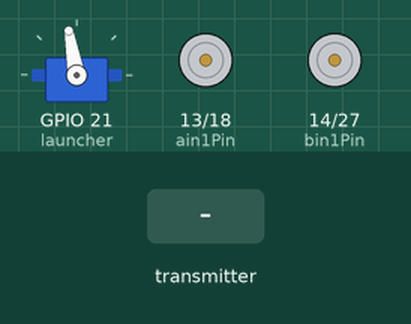
Simulated run of this sketch. Board: ESP32. Shown: servo, motor-driver pin pairs drawn as motors (green arrow = first pin HIGH = forward, orange = second pin HIGH = backward, longer = more drive, scaled by the enable pin). The test bench sets the inputs (shaded band).

Above: at 1.2 s.
1.3 s: the transmitter starts sending x = 0
At 1.52 s:
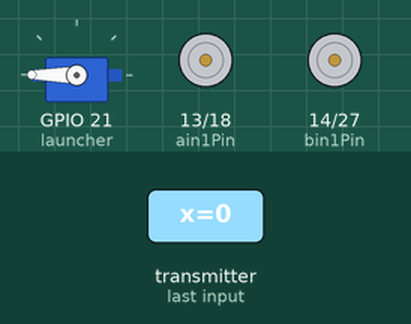
4.3 s: the transmitter starts sending y = 1024
At 4.66 s:
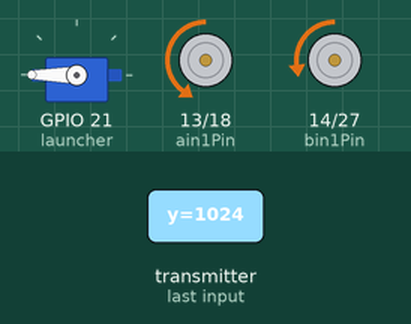
7.3 s: the transmitter starts sending x = 1024
At 7.8 s:
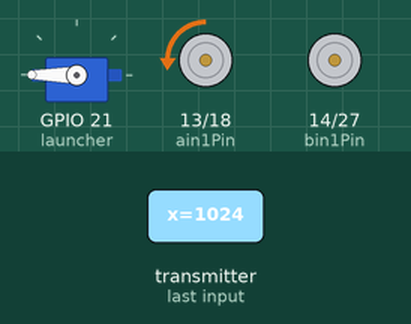
10.3 s: the transmitter starts sending y = 0
At 10.95 s:
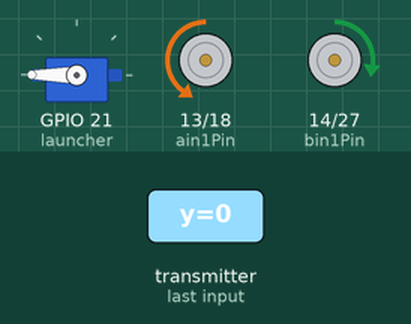
13.3 s: the transmitter starts sending x = 2048
At 13.64 s:
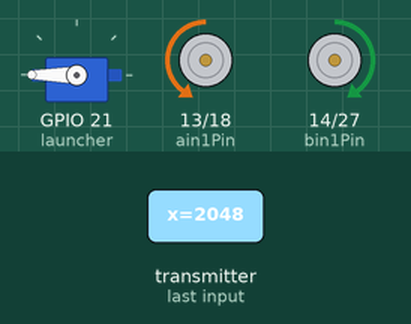
16.3 s: the transmitter starts sending y = 4095
At 16.78 s:
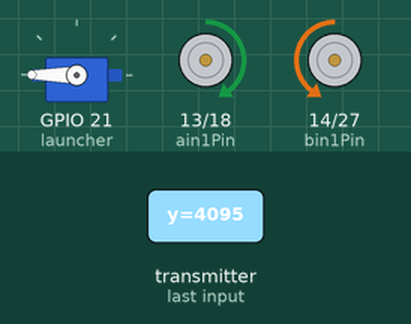
Timing chart, 0 to 20.3 s (numbered marks = the images above; inputs shaded):
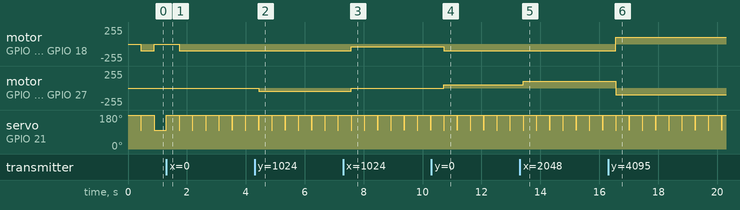

Measured:
- after the input at 1.3 s, motor on GPIO 13 (ain1Pin) / GPIO 18 (ain2Pin): stopped → backward 100/255 after 0.44 s; servo on GPIO 21 (launcher): alternates 180° for 0.44 s and 100° for 0.01 s, starting at once
- after the input at 4.3 s, motor on GPIO 14 (bin1Pin) / GPIO 27 (bin2Pin): stopped → backward 50/255 after 0.13 s
- after the input at 7.3 s, motor on GPIO 13 (ain1Pin) / GPIO 18 (ain2Pin): backward 100/255 → backward 40/255 after 0.28 s; motor on GPIO 14 (bin1Pin) / GPIO 27 (bin2Pin): backward 50/255 → stopped after 0.28 s
- after the input at 10.3 s, motor on GPIO 13 (ain1Pin) / GPIO 18 (ain2Pin): backward 40/255 → backward 100/255 after 0.42 s; motor on GPIO 14 (bin1Pin) / GPIO 27 (bin2Pin): stopped → forward 50/255 after 0.42 s
- after the input at 13.3 s, motor on GPIO 14 (bin1Pin) / GPIO 27 (bin2Pin): forward 50/255 → forward 100/255 after 0.12 s
- after the input at 16.3 s, motor on GPIO 13 (ain1Pin) / GPIO 18 (ain2Pin): backward 100/255 → forward 99/255 after 0.26 s; motor on GPIO 14 (bin1Pin) / GPIO 27 (bin2Pin): forward 100/255 → backward 99/255 after 0.26 s

The sketch:

day2_launcher.ino
```cpp
#include <Arduino.h>
#include <WiFi.h>
#include <esp_now.h>
#include <esp_wifi.h>
#include <ESP32Servo.h>

Servo myServo;

// --- CONFIG ---
#define WIFI_CHANNEL 6
const float MANUAL_BALANCE = 1.0;

// --- SPEED SETTINGS ---
const int SPEED_CRUISE = 40;  // Speed 1: "Walking" speed (0-255)
const int SPEED_TURBO  = 100;  // Speed 2: "Running" speed (0-255)
const float TURBO_THRESHOLD = 0.95; // Stick must be pushed 95% to trigger Turbo

// Motor Pins
const int ain1Pin = 13;
const int ain2Pin = 18;
const int pwmA = 25;
const int bin1Pin = 14;
const int bin2Pin = 27;
const int pwmB = 26;
const int launcher = 21;

const int PWM_FREQ = 20000;
const int PWM_RES = 8;

// Launcher Variables
bool isLaunching = false;
unsigned long launchTimer = 0;

// ESP-NOW Structure
typedef struct struct_message {
  int x;
  int y;
  int button;
} struct_message;

struct_message incomingData;
volatile unsigned long lastRecvTime = 0;

void OnDataRecv(const uint8_t * mac, const uint8_t *incomingDataPtr, int len) {
  memcpy(&incomingData, incomingDataPtr, sizeof(incomingData));
  lastRecvTime = millis();
}

void setup() {
  Serial.begin(115200);

  // Pin Setup
  pinMode(ain1Pin, OUTPUT); pinMode(ain2Pin, OUTPUT);
  pinMode(bin1Pin, OUTPUT); pinMode(bin2Pin, OUTPUT);
  pinMode(launcher, OUTPUT);

  ledcAttach(pwmA, PWM_FREQ, PWM_RES);
  ledcAttach(pwmB, PWM_FREQ, PWM_RES);

  myServo.setPeriodHertz(50);
  myServo.attach(launcher, 500, 2400);

  WiFi.mode(WIFI_STA);
  esp_wifi_set_promiscuous(true);
  esp_wifi_set_channel(WIFI_CHANNEL, WIFI_SECOND_CHAN_NONE);
  esp_wifi_set_promiscuous(false);

  if (esp_now_init() != ESP_OK) return;
  esp_now_register_recv_cb((esp_now_recv_cb_t)OnDataRecv);
}

void drive(int leftSpeed, int rightSpeed) {
  // Left motor
  if (leftSpeed <= 0) {
    digitalWrite(ain1Pin, LOW);
    digitalWrite(ain2Pin, HIGH);
  } else {
    digitalWrite(ain1Pin, HIGH);
    digitalWrite(ain2Pin, LOW);
  }
  ledcWrite(pwmA, abs(leftSpeed));

  // Right motor
  if (rightSpeed <= 0) {
    digitalWrite(bin1Pin, HIGH);
    digitalWrite(bin2Pin, LOW);
  } else {
    digitalWrite(bin1Pin, LOW);
    digitalWrite(bin2Pin, HIGH);
  }
  ledcWrite(pwmB, abs(rightSpeed));
}

void launch() {
  myServo.write(180);  // Move to 0
  delay(439);
  myServo.write(100);
}

void loop() {
  if (millis() - lastRecvTime > 500) {
    drive(0, 0);
    return;
  }

  launch();

  // 1. Normalize Input (-1.0 to 1.0)
  float rawY = (incomingData.y - 2048) / 2048.0;
  float rawX = (incomingData.x - 2048) / 2048.0;

  // 2. Deadzone
  if (abs(rawX) < 0.1) rawX = 0;
  if (abs(rawY) < 0.1) rawY = 0;

  // 3. TWO-SPEED LOGIC
  // Calculate how far the stick is pushed from center (0.0 to 1.41)
  float stickMagnitude = sqrt((rawX * rawX) + (rawY * rawY));

  int currentMaxSpeed = SPEED_CRUISE; // Default to Slow

  // If stick is pushed harder than the threshold, switch to Fast
  if (stickMagnitude > TURBO_THRESHOLD) {
     currentMaxSpeed = SPEED_TURBO;
  }

  // 4. Arcade Mixing
  // We apply the speed limit to our mixing
  float leftOut  = (rawY + rawX);
  float rightOut = (rawY - rawX);

  // Constrain to -1.0 to 1.0 so we don't exceed math limits
  leftOut = constrain(leftOut, -1.0, 1.0);
  rightOut = constrain(rightOut, -1.0, 1.0);

  // 5. Apply the Variable Speed Limit
  // Instead of multiplying by 255, we multiply by currentMaxSpeed
  int finalLeft = leftOut * currentMaxSpeed;
  int finalRight = rightOut * currentMaxSpeed;

  drive(finalLeft, finalRight);
  delay(10);
}
```
